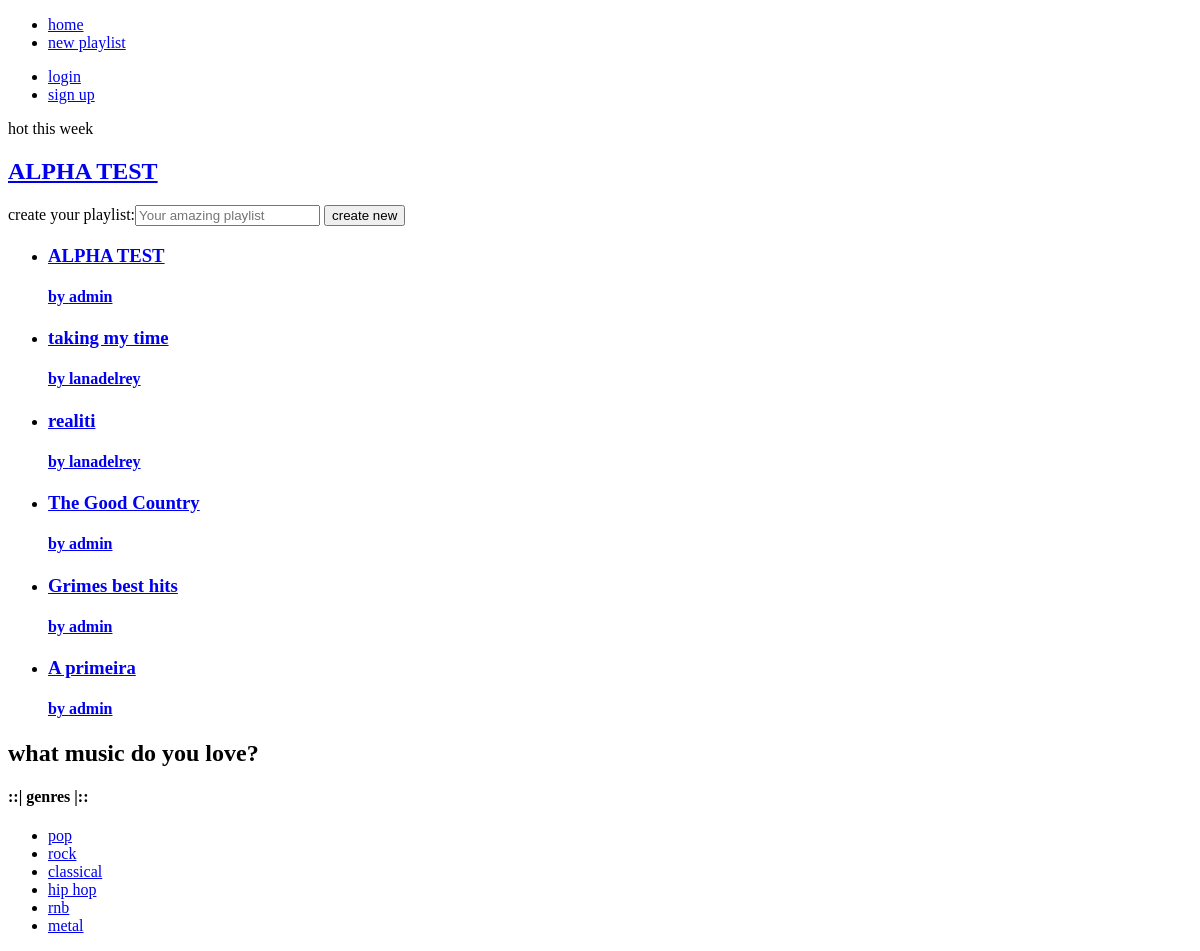
Before: / with the older database file.
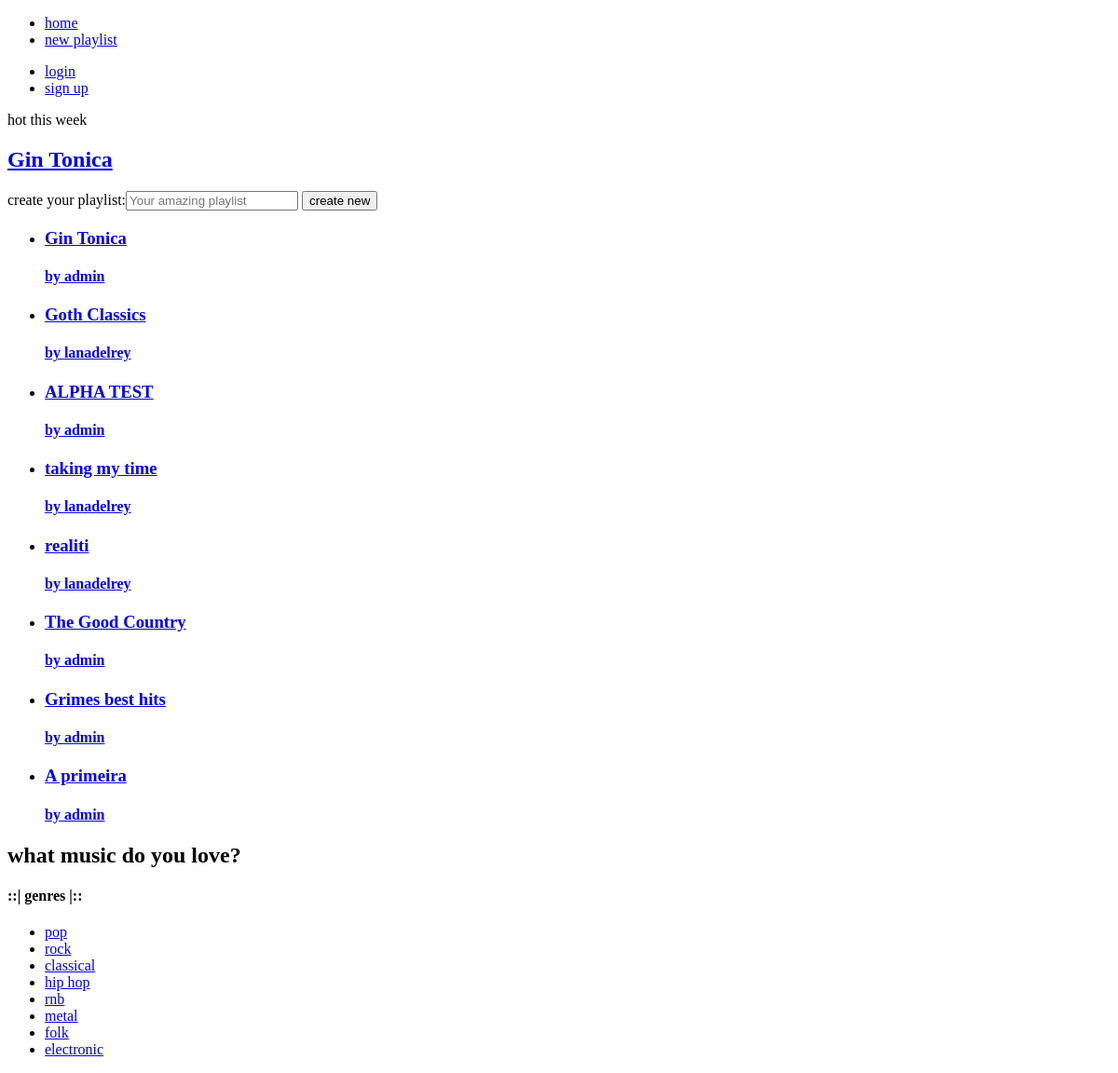
After: the same page with the newer database file.
### playlists/models.py (models this page shows, shortened)
class Playlist(models.Model):
    title = models.CharField(max_length=50)
    user = models.ForeignKey(User, on_delete=models.CASCADE)
    songs = models.ManyToManyField(Song)
    genres = models.ManyToManyField(Genre)
    description = models.TextField(default="")
    date_created = models.DateTimeField(default=timezone.now)
    def __str__(self):
        return self.title

class Genre(models.Model):
    name = models.CharField(max_length=50)

### playlists/views.py (the view)
# urls.py: path('',views.PlaylistIndex.as_view(), name='playlists-index'),
class PlaylistIndex(ListView):
    model = Playlist
    queryset = Playlist.objects.order_by('-date_created')
    def get_context_data(self, **kwargs):
        context = super().get_context_data(**kwargs)
        context['form'] = NewPlaylist()
        context['genres'] = Genre.objects.all()
        return context

### playlists/forms.py
class NewPlaylist(forms.Form):
    title = forms.CharField(
        label="create your playlist",
        max_length=120,  widget= forms.TextInput(
            attrs={'placeholder':'Your amazing playlist'}
        )
    )

### templates/playlists/playlist_list.html (shortened to what this page needs)
{% extends "../layout.html" %}
{% block content %}
<div class="playlists-home">
    <section class="display">
        <div class="display-jenny">
            <div class="display-jackie">
                <span>hot this week</span>
                <a href="{% url 'playlists-detail' object_list.first.pk %}"><h1> {{object_list.first}}</h1></a>
            </div>
        </div>
    </section>
    <section class="catalog">
        <div class="catalog-list">
            <div class="catalog-create">
                <form action="{% url 'playlists-create' %}" method="post">
                    {{form}}
                    <input type="submit" value="create new">
                </form>
            </div>
            <ul>
                {% for p in object_list.all%}
                <li>
                    <h3><a href="{% url 'playlists-detail' p.pk %}">{{p.title}}</a></h3>
                    <a href="{% url 'playlists-user-list' p.user.username %}"><h4>by {{p.user.username}}</h4></a>
                </li>
                {% endfor %}
            </ul>
        </div>
        <div class="catalog-sidebar">
                <div class="header">
                    <h2>what music do you love?</h2>
                </div>
                <div class="content">
                    <h4>::| genres |::</h4>
                    <ul>
                        {%for g in genres%}
                            <li><a href="{% url 'playlists-genre-list' g.name %}">{{g.name}}</a></li>
                        {%endfor%}
                    </ul>
                </div>
            </div>
        </div>
</div>
{% endblock %}

Changed rows visible on the page:
added Playlist: first "Gin Tonica", title "Gin Tonica", user.username "admin"
added Playlist: title "Goth Classics", user.username "lanadelrey"
added Genre: name "folk"
added Genre: name "electronic"
Other visible differences:
{{ object_list.first }}: "ALPHA TEST" → "Gin Tonica"
